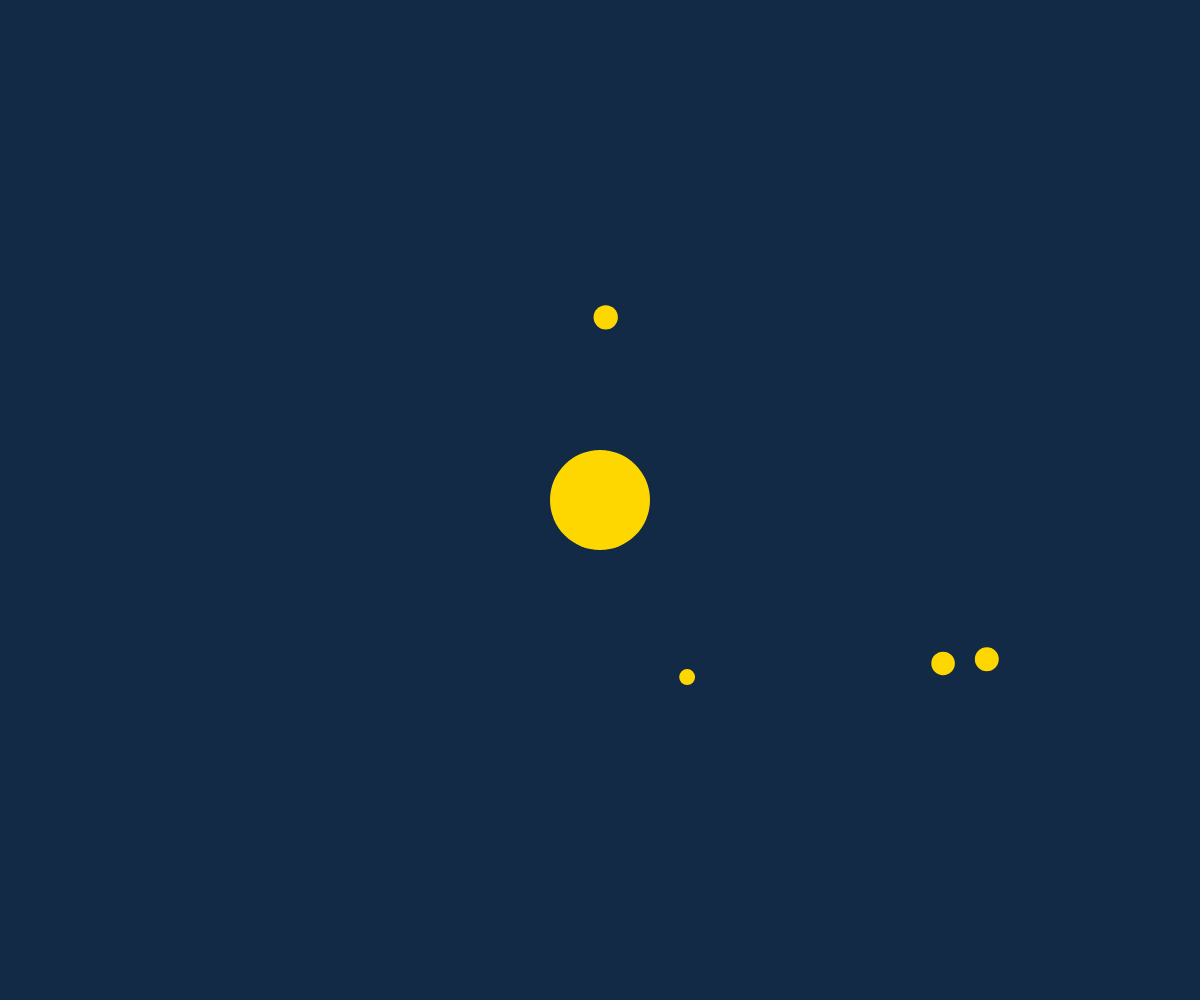
Frame 1 (no input)
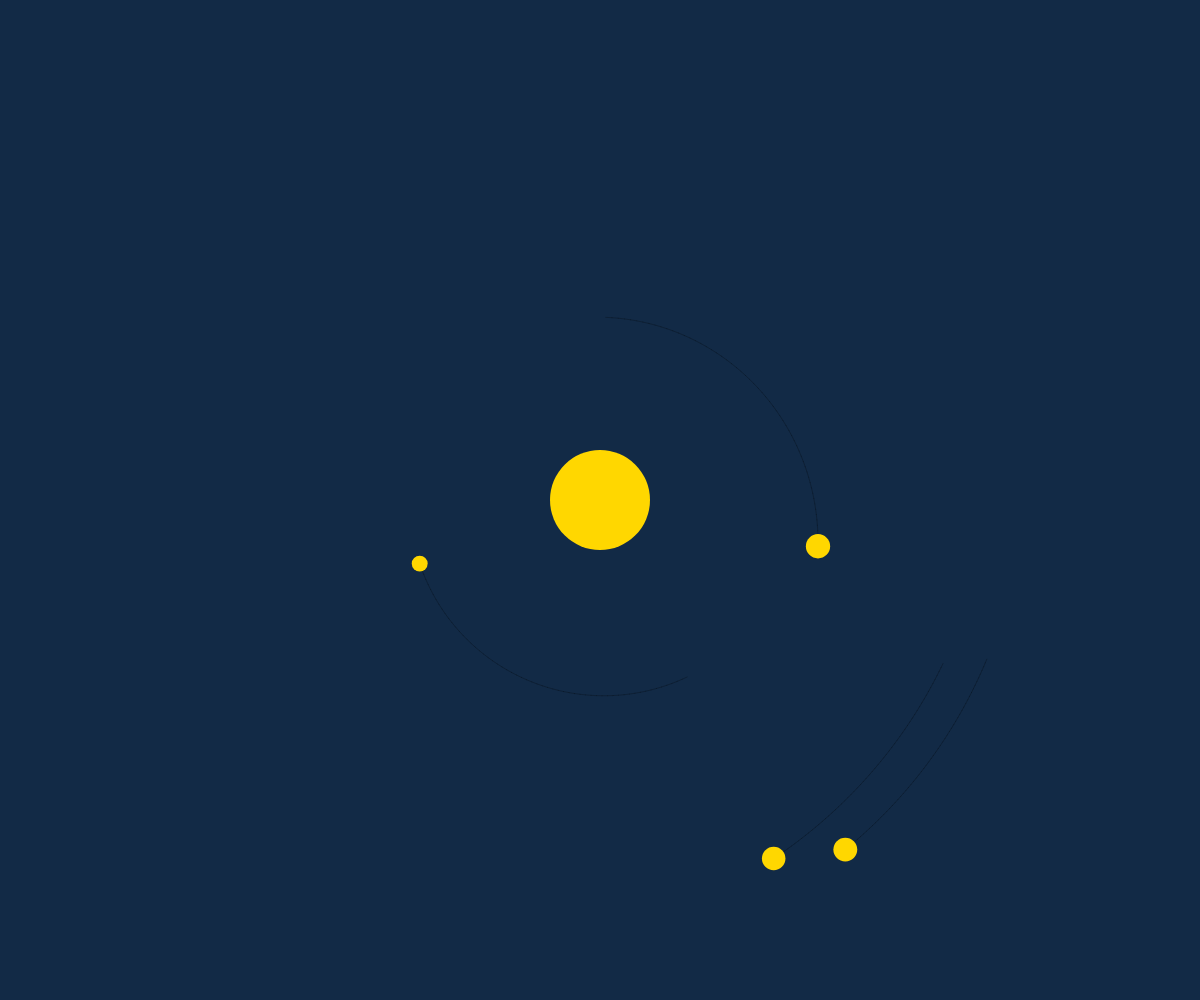
Frame 60 (no input)
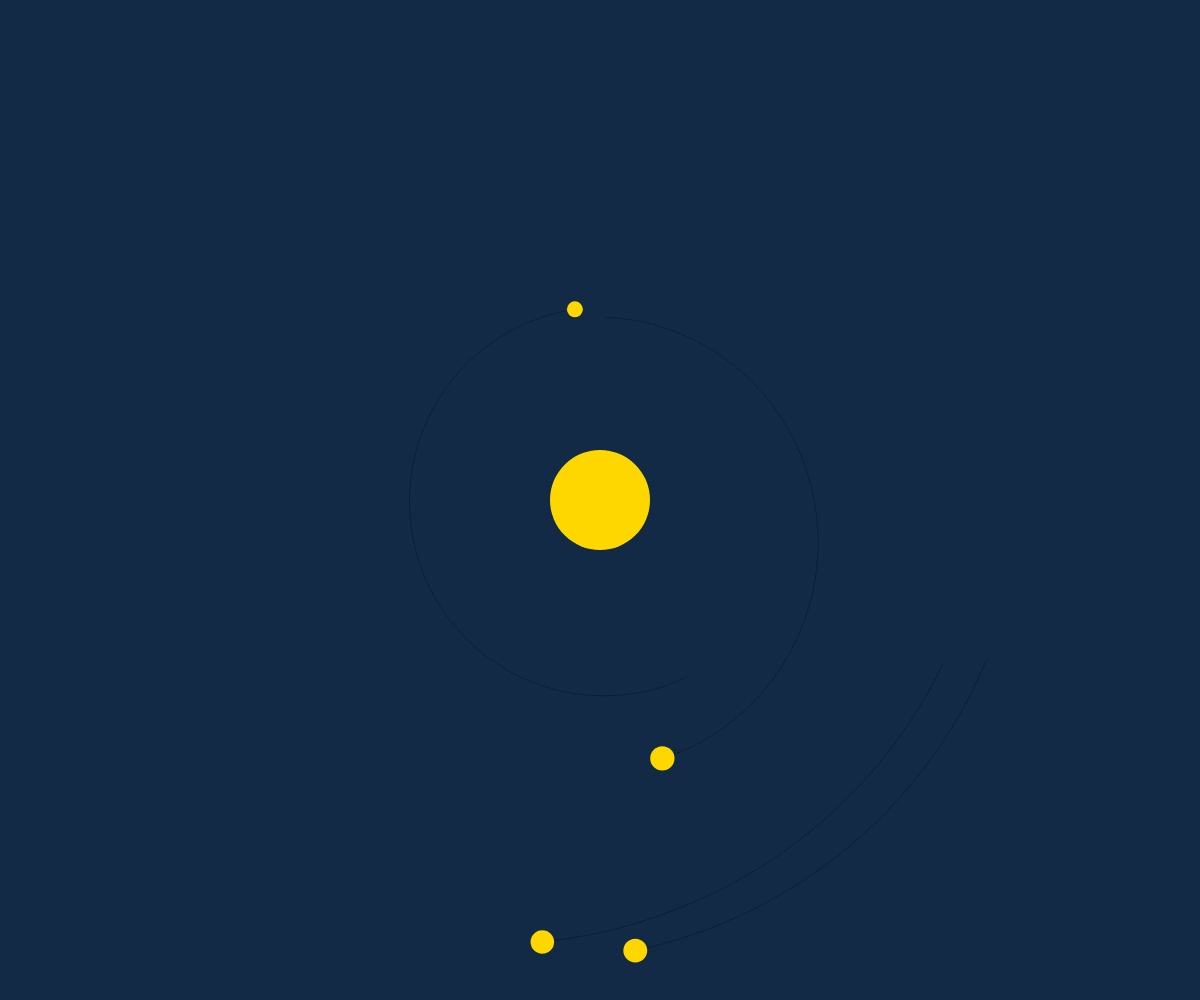
Frame 120 (the mouse pressed at the canvas centre since frame 60)

The p5.js sketch that drew these frames (run headless with seeded random() and noise() and a simulated clock; from frame 60 on, the mouse is pressed at the canvas centre):

// p5.js sketch
// ── sketch.js
let planets = []
let sun
let numPlanets = 4
let G = 120
let destabilise = 0.15

function setup() {
  createCanvas(windowWidth,windowHeight)
  sun = new Body(50,createVector(0,0),createVector(0,0))

    // Initialise the planets
  for (let i = 0; i < numPlanets; i++) {
    let mass = random(5, 15)
    let radius = random(sun.d, min(windowWidth/2,windowHeight/2))
    let angle = random(0, TWO_PI)
    let planetPos = createVector(radius * cos(angle), radius * sin(angle))

    // Find direction of orbit and set velocity
    let planetVel = planetPos.copy()
    if (random(1) < 0.1) planetVel.rotate(-HALF_PI)
    else planetVel.rotate(HALF_PI)  // Direction of orbit
    planetVel.normalize()
    planetVel.mult( sqrt((G * sun.mass)/(radius)) ) // Circular orbit velocity
    planetVel.mult( random( 1-destabilise, 1+destabilise) ) // create elliptical orbit

    planets.push( new Body(mass, planetPos, planetVel) )
  }
}

function draw() {
  background(18,42,70)
  translate(width/2, height/2)
  for (let i = numPlanets-1; i >= 0; i--) {
    sun.attract(planets[i])
    planets[i].move()
    planets[i].show()
  }
  sun.show()
}


function Body(_mass, _pos, _vel){
  this.mass = _mass
  this.pos = _pos
  this.vel = _vel
  this.d = this.mass*2
  this.thetaInit = 0
  this.path = []
  this.pathLen = Infinity

  this.show = function() {
    stroke(0,60)
    for (let i = 0; i < this.path.length-2; i++) {
      line(this.path[i].x, this.path[i].y, this.path[i+1].x, this.path[i+1].y,)
    }
    fill(255,215,0); noStroke()
    ellipse(this.pos.x, this.pos.y, this.d, this.d)
  }


  this.move = function() {
    this.pos.x += this.vel.x
    this.pos.y += this.vel.y
    this.path.push(createVector(this.pos.x,this.pos.y))
    if (this.path.length > 200) this.path.splice(0,1)
  }

  this.applyForce = function(f) {
    this.vel.x += f.x / this.mass
    this.vel.y += f.y / this.mass
  }

  this.attract = function(child) {
    let r = dist(this.pos.x, this.pos.y, child.pos.x, child.pos.y)
    let f = (this.pos.copy()).sub(child.pos)
    f.setMag( (G * this.mass * child.mass)/(r * r) )
    child.applyForce(f)
  }

}
